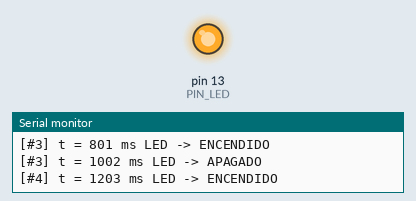
A sketch run on a simulated Arduino Uno, built with avr-gcc and run on an emulated ATmega328P. On the bench: output pins drawn as LEDs (lit = HIGH), the last lines printed to the serial monitor.

Above: at 1.5 s.
At 5.7 s:
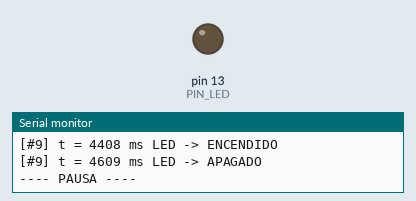
Timing chart, 0 to 8.9 s (numbered marks = the images above):
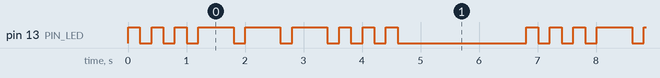

The sketch:

sketch.ino
```cpp
// Lab01 Blink.ino
/* ======================================================
   Lab 01 – SOS con millis()
   Pin de salida: 13
   ====================================================== */

const int PIN_LED = 13;
int contador = 0;


// Funcion para hacer un destello
void destello(int tiempo) {

  contador++;

  // ENCENDER
  digitalWrite(PIN_LED, HIGH);
  Serial.print("[#");
  Serial.print(contador);
  Serial.print("] t = ");
  Serial.print(millis());
  Serial.println(" ms LED -> ENCENDIDO");

  delay(tiempo);

  // APAGAR
  digitalWrite(PIN_LED, LOW);
  Serial.print("[#");
  Serial.print(contador);
  Serial.print("] t = ");
  Serial.print(millis());
  Serial.println(" ms LED -> APAGADO");

  delay(200); // pausa corta entre destellos
}


void setup() {

  pinMode(PIN_LED, OUTPUT);

  Serial.begin(9600);
  Serial.println("=== Lab SOS Morse con millis ===");
}


void loop() {

  // 3 cortos
  destello(200);
  destello(200);
  destello(200);

  // 3 largos
  destello(600);
  destello(600);
  destello(600);

  // 3 cortos
  destello(200);
  destello(200);
  destello(200);

  // pausa de 2 segundos
  Serial.println("---- PAUSA ----");
  delay(2000);
}
```

Measured:
- by itself, pin 13 (PIN_LED): repeats every 6.8 s: 2 × (LOW 0.20 s, HIGH 0.20 s), 3 × (LOW 0.20 s, HIGH 0.60 s), 3 × (LOW 0.20 s, HIGH 0.20 s), LOW 2.2 s, HIGH 0.20 s
- by itself, everything shown: repeats every 6.8 s, in 18 steps
